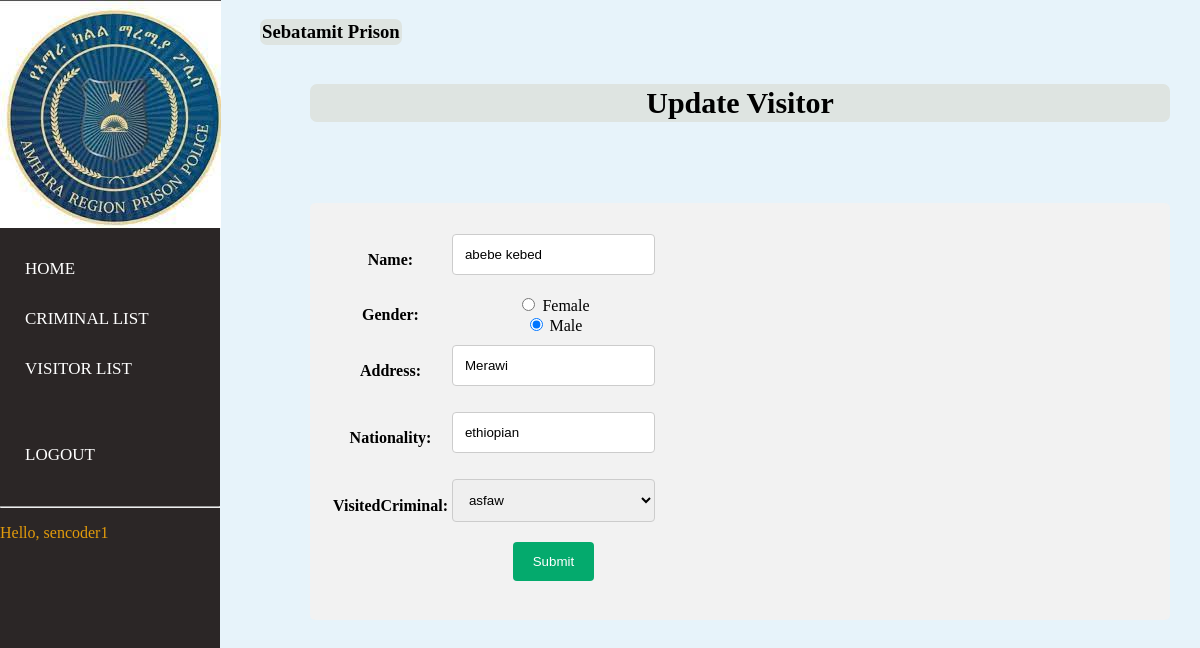
The app's page /edit-visitor/1 (signed in) with its own data.
### account/models.py (models this page shows)
class User(AbstractUser):
    is_Admin = models.BooleanField(default=False)
    is_Manager = models.BooleanField(default=False)
    is_DataEncoder = models.BooleanField(default=False)
    is_SuperManager=models.BooleanField(default=False)
    phone = PhoneNumberField(unique = True, null = False, blank = False) # Here
    address = models.CharField(max_length=255,blank=True,null=True)
    email = models.EmailField(blank=True,null=True, unique=True)
    prison=models.ForeignKey(Prison, null=True, on_delete= models.SET_NULL,blank=True)

### prison/models.py (models this page shows)
class Prison(models.Model):
    PrisonName=models.CharField(max_length=200)
    Address=models.CharField(max_length=200)
    Region = models.ForeignKey(CentralPrison,null=True,   on_delete=models.CASCADE)
    def __str__(self):
        return self.PrisonName

### record/models.py (models this page shows, shortened)
class Visitor(models.Model):
    Name=models.CharField(max_length=200,null=True)
    Gender=models.CharField(max_length=8 ,null=True )
    Address=models.CharField(max_length=200,null=True)
    Nationality=models.CharField(max_length=200,null=True)
    VisitDate=models.DateField(auto_now=True)
    VisitedCriminal=models.ForeignKey(Criminal, null=True, on_delete= models.SET_NULL)
    createdby = models.ForeignKey(User,null=True, on_delete=models.CASCADE)
    prison=models.ForeignKey(Prison,on_delete=models.CASCADE ,null=True)

### record/views.py (the view, shortened to what this page needs)
@login_required
@DataEncoder_required()
def edit_visitor(request, visitor_id):
    vr = Visitor.objects.get(id=visitor_id)
    forms = VisitorForm(instance=vr)
    context = {
        'form': forms
    }
    return render(request, 'visitor/edit_visitor.html', context)

### record/forms.py
class VisitorForm(forms.ModelForm):
    Gender=forms.ChoiceField(widget=forms.RadioSelect, choices=GENDER)
    class Meta:
            model=Visitor
            fields='__all__'
            exclude = ('createdby','VisitDate','prison',)

### record/models.py (called while the page is built)
    def __str__(self):
        return self.CriminalName

### record/templates/visitor/edit_visitor.html (shortened to what this page needs)
{% comment %} {% extends 'ex.html' %} {% endcomment %} {% load static %} {% block content %}
{% include "../ex.html" %}
<div class="wrapper">
    <div class="section">
        <div class="box-area">
            <h3 style="float:left">{{ request.user.prison }} Prison </h3><br><br><br>
            <section>
                <center>
                    <h3 class="font">Update Visitor</h3><br><br>
                </center>
                <div class="container">
                    <form method="post">
                        <table>
                            <tr>
                                {{ form.as_table }}
                            </tr>
                            <tr>
                                <td></td>
                                <td><input type="submit" value="Submit"></td>
                            </tr>
                        </table>
                    </form>
                </div>
            </section>
        </div>
    </div>
</div>
{% endblock %}

### record/templates/ex.html (shortened to what this page needs)
{% load static %}
<!DOCTYPE html>
<html>
    <body>
<nav>
  <ul>
      <li class="logo" style="border-radius: 30px;"><img src="{% static "image/download.jpg" %}"></li>
    <br><br><br><br><br><br>
 <br>
    <li><a href="{% url 'index' %}">Home</a></li>
    {% if not request.user.is_superuser and not request.user.is_SuperManager %}
    <li><a href="{% url 'criminal_list' %}">Criminal List</a></li>
    {% endif %}
    {% if not request.user.is_superuser %}
    <li><a href="{% url 'visitor_list' %}">Visitor List</a></li>
    {% endif %}
    <br>
    <br>
    <li><a href="{% url 'logout' %}">Logout</a></li><br><hr>
    <p style=" margin-right:7px;color: rgb(226, 155, 11);">Hello, {{request.user}}</p>
  </ul>
</nav>
</body>
</html>

### record/templates/visitor/edit_visitor.html (style rules this page uses)
body { font-family: Arial, Helvetica, sans-serif; }
* { box-sizing: border-box; }
input[type=text], select, textarea { width: 100%; padding: 12px; border: 1px solid #ccc; border-radius: 4px; box-sizing: border-box; margin-top: 6px; margin-bottom: 16px; resize: vertical; }
input[type=submit] { background-color: #04AA6D; color: white; padding: 12px 20px; border: none; border-radius: 4px; cursor: pointer; }
.container { border-radius: 5px; background-color: #f2f2f2; padding: 20px; }

### record/templates/ex.html (style rules this page uses)
body { margin:0; padding:0; font-family:'montserrat'; background:rgb(231, 243, 250); }
.logo { height: 118px; width: 50px; }
nav { width: 40px; padding: 0; position: sticky; top: 0; z-index: 100; overflow: hidden; }
nav ul { margin:0; padding:0; height:100%; width:220px; justify-content: space-between; position:fixed; top:0; left:0; background-color:#2b2626; }
nav ul li { list-style:none; }
nav ul li a { display:block; font-family:'montserrat'; text-decoration:none; text-transform:uppercase; font-size:17px; color:#fff; position:relative; padding:15px 0px 15px 25px; }
nav ul li a:before { content:''; position:absolute; top:0; right:0; height:100%; background:#e3e9f7; border-radius:40px 0 0 40px; z-index:-1; }
.wrapper { margin-left:260px; }
.section { display:grid; min-height:100vh; }
td,th { text-align: center; }
h3 { background-color: rgb(222, 228, 225);padding: 2px; border-radius: 7px; }
.font { font-size: 30px; }
.container { margin-top: 15px; }
section { margin-left:50px; margin-right: 30px; display:relative; }

### records on screen
User: user "sencoder1", user.prison "Sebatamit"
Visitor: Name "abebe kebed", Gender "☐ Female ☑ Male", Address "Merawi", Nationality "ethiopian", VisitedCriminal "asfaw"
